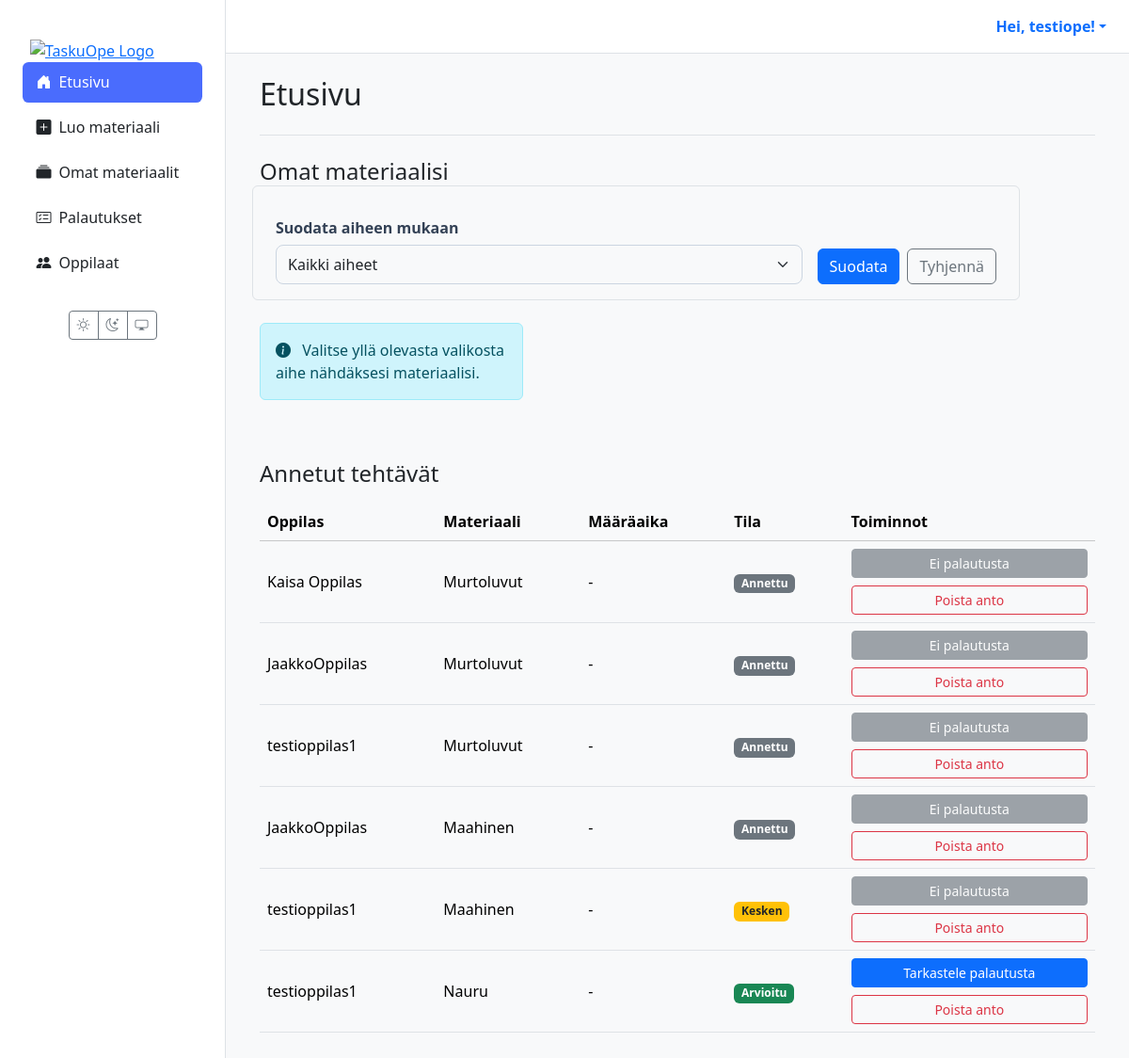
Page / (signed in) on the earlier database version.
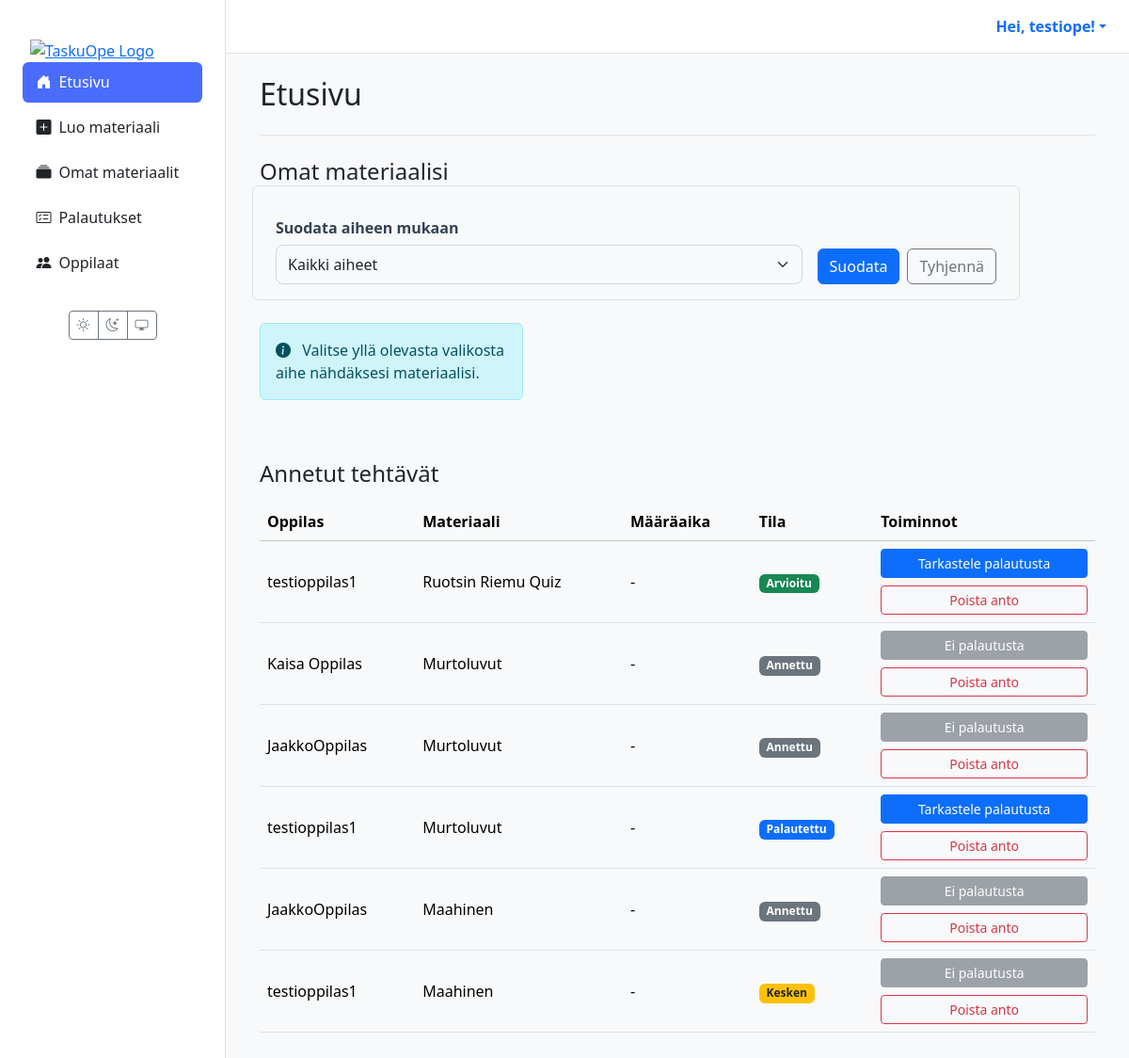
Same page on the later database version.
### users/models.py (models this page shows, shortened)
class CustomUser(AbstractUser):
    class Role(models.TextChoices):
        TEACHER = 'TEACHER', 'Teacher'
        STUDENT = 'STUDENT', 'Student'
    role = models.CharField(max_length=50, choices=Role.choices, default=Role.STUDENT)
    grade_class = models.PositiveSmallIntegerField(
        verbose_name="Luokka-aste",
        null=True,
        blank=True,
        choices=[(i, f"{i}. luokka") for i in range(1, 7)]
    )
    profile_image = models.ImageField(
        verbose_name="Profiilikuva",
        upload_to='profile_pics/',
        null=True,
        blank=True
    )

### materials/models.py (models this page shows, shortened)
class Assignment(models.Model):
    class Status(models.TextChoices):
        ASSIGNED = "ASSIGNED", _("Annettu")
        IN_PROGRESS = "IN_PROGRESS", _("Kesken")
        SUBMITTED = "SUBMITTED", _("Palautettu")
        GRADED = "GRADED", _("Arvioitu")
    id = models.UUIDField(primary_key=True, default=uuid.uuid4, editable=False)
    material = models.ForeignKey(Material, on_delete=models.CASCADE, verbose_name=_("Materiaali"))
    student = models.ForeignKey(
        settings.AUTH_USER_MODEL,
        related_name='assignments',
        on_delete=models.CASCADE,
        limit_choices_to={'role': 'STUDENT'},
        verbose_name=_("Oppilas"),
    )
    assigned_by = models.ForeignKey(
        settings.AUTH_USER_MODEL,
        related_name='assigned_tasks',
        on_delete=models.CASCADE,
        limit_choices_to={'role': 'TEACHER'},
        verbose_name=_("Antanut opettaja"),
    )
    due_at = models.DateTimeField(null=True, blank=True, verbose_name=_("Määräaika"))
    status = models.CharField(max_length=20, choices=Status.choices, default=Status.ASSIGNED, verbose_name=_("Tila"))
    draft_response = models.TextField(blank=True, null=True, verbose_name=_("Luonnosvastaus"))
    created_at = models.DateTimeField(auto_now_add=True, verbose_name=_("Luotu"))
    class Meta:
        constraints = [
            models.UniqueConstraint(fields=['material', 'student'], name='unique_assignment_per_student'),
        ]
        indexes = [
            models.Index(fields=['status']),
            models.Index(fields=['due_at']),
            models.Index(fields=['student']),
            models.Index(fields=['assigned_by']),
        ]
        verbose_name = _("Tehtävänanto")
        verbose_name_plural = _("Tehtävänannot")

class Material(models.Model):
    class MaterialType(models.TextChoices):
        TASK = 'tehtävä', _('Tehtävä')
        LEARNING_MATERIAL = 'oppimateriaali', _('Oppimateriaali')
        TEST = 'testi', _('Testi')
        EXAM = 'koe', _('Koe')
        GAME = 'peli', _('Peli')
    class Status(models.TextChoices):
        DRAFT = 'DRAFT', _('Luonnos')
        PENDING_APPROVAL = 'PENDING', _('Odottaa hyväksyntää')
        APPROVED = 'APPROVED', _('Hyväksytty')
        REJECTED = 'REJECTED', _('Hylätty')
    GRADE_CHOICES = [(str(i), f"{i}. luokka") for i in range(1, 7)]
    id = models.UUIDField(primary_key=True, default=uuid.uuid4, editable=False)
    title = models.CharField(max_length=255, verbose_name=_("Otsikko"))
    content = models.TextField(
        verbose_name=_("Sisältö"),
        help_text=_("Raakasisältö, esim. AI:n tuottama teksti.")
    )
    structured_content = models.JSONField(
        null=True,
        blank=True,
        verbose_name=_("Jäsennelty sisältö"),
        help_text=_("Esim. monivalinnat tai tehtävän rakenne JSON-muodossa.")
    )
    material_type = models.CharField(
        max_length=50,
        choices=MaterialType.choices,
        default=MaterialType.TASK,
        verbose_name=_("Materiaalin tyyppi"),
    )
    subject = models.CharField(max_length=100, null=True, blank=True, verbose_name=_("Aine"))
    grade_level = models.CharField(
        max_length=20,
        choices=GRADE_CHOICES,
        null=True,
        blank=True,
        verbose_name=_("Luokka-aste"),
    )
    audience = models.JSONField(
        null=True,
        blank=True,
        verbose_name=_("Kohderyhmä"),
        help_text=_("Esim. {'learning_styles': ['visuaalinen'], 'languages': ['fi']}")
    )
    author = models.ForeignKey(
        settings.AUTH_USER_MODEL,
        related_name='authored_materials',
        on_delete=models.CASCADE,
        limit_choices_to={'role': 'TEACHER'},
        verbose_name=_("Tekijä (opettaja)"),
    )
    prompt = models.ForeignKey(
        Prompt,
        on_delete=models.SET_NULL,
        null=True,
        blank=True,
        verbose_name=_("Kehoite"),
    )
    status = models.CharField(
        max_length=50,
        choices=Status.choices,
        default=Status.DRAFT,
        verbose_name=_("Tila"),
    )
    version = models.IntegerField(default=1, verbose_name=_("Versio"))
    parent = models.ForeignKey(
        'self',
        on_delete=models.SET_NULL,
        null=True,
        blank=True,
        related_name='versions',
        verbose_name=_("Edellinen versio"),
    )
    created_at = models.DateTimeField(auto_now_add=True, verbose_name=_("Luotu"))
    updated_at = models.DateTimeField(auto_now=True, verbose_name=_("Päivitetty"))
    class Meta:
        verbose_name = _("Materiaali")
        verbose_name_plural = _("Materiaalit")

### materials/views.py (the view, shortened to what this page needs)
# urls.py: path("", views.dashboard_view, name='dashboard'),
@login_required(login_url='kirjaudu')
def dashboard_view(request):
    user = request.user
    if user.role == 'TEACHER':
        all_materials_by_author = Material.objects.filter(author=user)
        subjects = all_materials_by_author.exclude(subject__isnull=True).exclude(subject='').values_list('subject', flat=True).distinct().order_by('subject')
        selected_subject = request.GET.get('subject', '')
        materials_qs = Material.objects.none()
        if selected_subject:
            materials_qs = all_materials_by_author.filter(subject=selected_subject)
        assignments = (
            Assignment.objects
            .filter(assigned_by=user)
            .select_related('material', 'student')
            .order_by('-created_at')
        )
        context = {
            'materials': materials_qs,
            'assignments': assignments,
            'subjects': subjects,
            'selected_subject': selected_subject
        }
        return render(request, 'dashboard/teacher.html', context)
    return redirect('kirjaudu')

### templates/dashboard/teacher.html (shortened to what this page needs)
{% extends 'partials/base.html' %}
{% load static %}
{% block content %}
<div class="container-fluid">
  <div class="mb-4 border-bottom pb-3">
    <h1 class="h2">Etusivu</h1>
  </div>
  <section class="materials-list mb-5">
    <h2 class="h4 mb-3">Omat materiaalisi</h2>
    <div style="max-width: 800px;" class="mb-4">
      <form method="get" class="row g-3 align-items-end p-3 rounded border">
        <div class="col-md">
          <label for="subject-filter" class="form-label fw-bold">Suodata aiheen mukaan</label>
          <select name="subject" id="subject-filter" class="form-select">
            <option value="">Kaikki aiheet</option>
          </select>
        </div>
        <div class="col-md-auto">
          <div class="d-flex gap-2">
            <button type="submit" class="btn btn-primary">Suodata</button>
            <a href="{% url 'dashboard' %}" class="btn btn-outline-secondary">Tyhjennä</a>
          </div>
        </div>
      </form>
    </div>
    <div class="row row-cols-1 row-cols-md-2 row-cols-xl-3 g-4">
      {% for m in materials %}
      <div class="col">
        <div class="card material-card h-100">
          <div class="card-body d-flex flex-column">
            <div class="mb-2">
              <span class="badge badge-status-{{ m.status }}">{{ m.get_status_display }}</span>
              <span class="badge bg-secondary fw-normal">v{{ m.version }}</span>
            </div>
            <h5 class="card-title mt-1">{{ m.title }}</h5>
            <p class="card-subtitle mb-3 text-muted">
              <i class="bi bi-tag me-1"></i>{{ m.subject|default:'Ei määritelty' }}
            </p>
            <div class="card-actions mt-auto pt-3">
              <a class="btn btn-sm btn-primary" href="{% url 'material_detail' material_id=m.id %}">Avaa</a>
              <a class="btn btn-sm btn-outline-secondary" href="{% url 'view_submissions' material_id=m.id %}">Palautukset</a>
              <a class="btn btn-sm btn-outline-success" href="{% url 'material_edit' material_id=m.id %}">Muokkaa</a>
              <a class="btn btn-sm btn-outline-info" href="{% url 'assign_material' material_id=m.id %}">Anna</a>
              <button type="button" class="btn btn-sm btn-outline-danger" data-bs-toggle="modal" data-bs-target="#confirmDeleteModal" data-title="{{ m.title }}" data-action="{% url 'delete_material' material_id=m.id %}">
                Poista
              </button>
            </div>
          </div>
        </div>
      </div>
      {% empty %}
      <div class="col-12">
        <div class="alert alert-info" role="alert">
          {% if selected_subject %}
            Ei materiaaleja valitulla aiheella.
          {% else %}
            <i class="bi bi-info-circle-fill me-2"></i>
            Valitse yllä olevasta valikosta aihe nähdäksesi materiaalisi.
          {% endif %}
        </div>
      </div>
      {% endfor %}
    </div>
  </section>
  <section class="assignments-list" id="annetut-tehtavat">
    <h2 class="h4 mb-3">Annetut tehtävät</h2>
    <table class="table table-hover align-middle tasks">
      <thead class="table-light">
        <tr>
          <th scope="col">Oppilas</th>
          <th scope="col">Materiaali</th>
          <th scope="col">Määräaika</th>
          <th scope="col">Tila</th>
          <th scope="col">Toiminnot</th>
        </tr>
      </thead>
      <tbody>
        {% for assignment in assignments %}
        <tr>
          <td data-label="Oppilas">{{ assignment.student.get_full_name|default:assignment.student.username }}</td>
          <td data-label="Materiaali">{{ assignment.material.title }}</td>
          <td data-label="Määräaika">{{ assignment.due_at|date:"d.m.Y H:i"|default:"-" }}</td>
          <td data-label="Tila">
            <span class="badge
              {% if assignment.status == 'GRADED' %}bg-success
              {% elif assignment.status == 'SUBMITTED' %}bg-primary
              {% elif assignment.status == 'IN_PROGRESS' %}bg-warning text-dark
              {% else %}bg-secondary{% endif %}">
              {{ assignment.get_status_display }}
            </span>
          </td>
          <td data-label="Toiminnot" class="d-grid gap-2">
            {% with sub=assignment.submissions.last %}
              {% if sub %}
                <a class="btn btn-sm btn-primary" href="{% url 'grade_submission' submission_id=sub.id %}">
                  Tarkastele palautusta
                </a>
              {% else %}
                <button class="btn btn-sm btn-secondary" disabled>Ei palautusta</button>
              {% endif %}
            {% endwith %}
            <button type="button"
                    class="btn btn-sm btn-outline-danger"
                    data-bs-toggle="modal"
                    data-bs-target="#confirmUnassignModal"
                    data-title="{{ assignment.material.title }} – {{ assignment.student.get_full_name|default:assignment.student.username }}"
                    data-action="{% url 'unassign' assignment_id=assignment.id %}">
              Poista anto
            </button>
          </td>
        </tr>
        {% empty %}
        <tr>
          <td colspan="5" class="text-center">
            <div class="alert alert-secondary mb-0">Et ole vielä antanut yhtään tehtävää.</div>
          </td>
        </tr>
        {% endfor %}
      </tbody>
    </table>
  </section>
</div>
{% endblock %}

### templates/partials/base.html (shortened to what this page needs)
{% load static %}
<!DOCTYPE html>
<html lang="fi" data-bs-theme="light">
<head>
  <link href="https://cdn.jsdelivr.net/npm/bootstrap@5.3.2/dist/css/bootstrap.min.css" rel="stylesheet">
  <link rel="stylesheet" href="https://cdn.jsdelivr.net/npm/bootstrap-icons@1.11.3/font/bootstrap-icons.min.css">
  <link rel="stylesheet" href="{% static 'css/style.css' %}">
</head>
<body>
  <div class="main-layout-container">
    <aside class="sidebar d-none d-lg-flex flex-column">
      <div class="flex-column w-100">
        <a href="{% url 'dashboard' %}" class="px-3 pt-3 d-block"><img src="{% static 'images/logo1.png' %}" alt="TaskuOpe Logo" class="img-fluid"></a>
        {% with nm=request.resolver_match.url_name %}
        <nav class="nav nav-pills flex-column mb-4 px-2">
          <a href="{% url 'dashboard' %}" class="nav-link {% if nm == 'dashboard' %}active{% endif %}"><i class="bi bi-house-door-fill me-2"></i>Etusivu</a>
          {% if request.user.is_authenticated and request.user.role == 'STUDENT' %}
            <a href="{% url 'student_assignments' %}" class="nav-link {% if nm == 'student_assignments' %}active{% endif %}"><i class="bi bi-list-check me-2"></i>Omat tehtävät</a>
            <a href="{% url 'student_games' %}" class="nav-link {% if nm == 'student_games' %}active{% endif %}"><i class="bi bi-controller me-2"></i>Pelit</a>
            <a href="{% url 'student_grades' %}" class="nav-link {% if nm == 'student_grades' %}active{% endif %}"><i class="bi bi-award me-2"></i>Palautukset & arvioinnit</a>
          {% elif request.user.is_authenticated and request.user.role == 'TEACHER' %}
            <a href="{% url 'create_material' %}" class="nav-link {% if nm == 'create_material' %}active{% endif %}"><i class="bi bi-plus-square-fill me-2"></i>Luo materiaali</a>
            <a href="{% url 'material_list' %}" class="nav-link {% if nm == 'material_list' %}active{% endif %}"><i class="bi bi-collection-fill me-2"></i>Omat materiaalit</a>
            <a href="{% url 'view_all_submissions' %}" class="nav-link {% if nm == 'view_all_submissions' %}active{% endif %}"><i class="bi bi-card-checklist me-2"></i>Palautukset</a>
            <a href="{% url 'teacher_student_list' %}" class="nav-link {% if nm == 'teacher_student_list' %}active{% endif %}"><i class="bi bi-people-fill me-2"></i>Oppilaat</a>
          {% endif %}
        </nav>
        {% endwith %}
        <div class="mt-auto text-center pb-3">
          <div class="btn-group"><button id="theme-light" class="btn btn-outline-secondary btn-sm"><i class="bi bi-sun"></i></button><button id="theme-dark" class="btn btn-outline-secondary btn-sm"><i class="bi bi-moon-stars"></i></button><button id="theme-system" class="btn btn-outline-secondary btn-sm"><i class="bi bi-display"></i></button></div>
        </div>
      </div>
    </aside>
    <div class="main-content-wrapper">
      <header class="main-header d-none d-lg-flex justify-content-end align-items-center px-4 py-3">
        <div class="dropdown">
          <a href="#" class="d-flex align-items-center text-decoration-none dropdown-toggle" data-bs-toggle="dropdown">
            <strong>Hei, {{ user.get_full_name|default:user.username }}!</strong>
          </a>
        </div>
      </header>
      <main class="page-content">
        {% block content %}{% endblock %}
      </main>
    </div>
  </div>
</body>
</html>

### TaskuOpe/static/css/style.css (style rules this page uses)
:root { --sidebar-width: 240px; }
[data-bs-theme="light"] { --bg-color: #f8f9fa; --card-bg-color: #ffffff; --text-color: #212529; --border-color: #dee2e6; --bs-body-bg: var(--bg-color); --bs-body-color: var(--text-color); --bs-border-color: var(--border-color); --bs-card-bg: var(--card-bg-color); }
html, body { height: 100%; overflow: hidden; }
.main-layout-container { display: flex; flex-direction: row; height: 100%; width: 100%; background-color: var(--bs-body-bg); }
.sidebar { width: var(--sidebar-width); flex-shrink: 0; height: 100vh; overflow-y: auto; background-color: var(--card-bg-color); border-right: 1px solid var(--border-color); padding: 1.5rem 1rem; }
.main-content-wrapper { flex-grow: 1; display: flex; flex-direction: column; height: 100vh; overflow: hidden; }
.main-header { flex-shrink: 0; background-color: var(--card-bg-color); border-bottom: 1px solid var(--border-color); padding: 0.75rem 1.5rem; }
.page-content { flex-grow: 1; overflow-y: auto; padding: 1.5rem; }
.sidebar .nav-link { color: var(--text-color); font-weight: 500; padding: 0.6rem 0.9rem; border-radius: 0.4rem; margin-bottom: 0.3rem; transition: background 0.2s; }
.sidebar .nav-link.active { background-color: #4a6cfd; color: #fff; }
.form-label { font-weight: 600; margin-bottom: 6px; color: #334155; }
.form-control, .form-select { border: 1px solid #cbd5e1; padding: 8px 12px; border-radius: 8px; transition: border-color 0.2s, box-shadow 0.2s; }
:root { --taskuope-font-sans: system-ui, -apple-system, "Segoe UI", Roboto, "Helvetica Neue", Arial, sans-serif; }

Differences in the rows shown:
removed Assignment: student.get_full_name "testioppilas1", material "Nauru", due_at "-", status "Arvioitu", shows "Tarkastele palautusta"
added Assignment: student.get_full_name "testioppilas1", material "Ruotsin Riemu Quiz", due_at "-", status "Arvioitu", shows "Tarkastele palautusta"
changed Assignment: status "Annettu" → "Palautettu"; text "Ei palautusta" → "Tarkastele palautusta"
